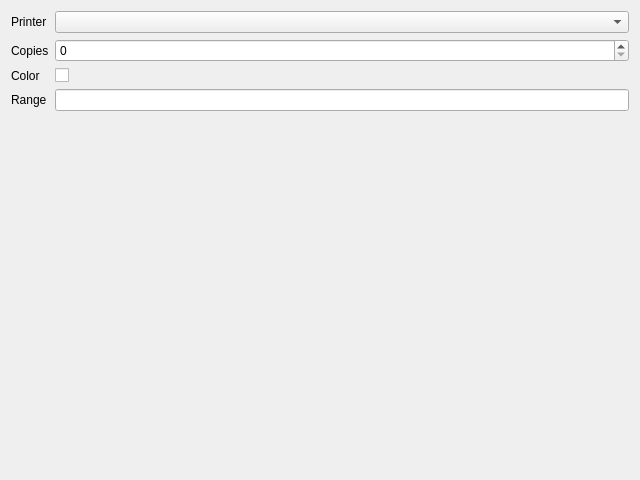
<?xml version="1.0" encoding="UTF-8"?>
<ui version="4.0">
 <class>PrinterDialog</class>
 <widget class="QDialog" name="PrinterDialog">
  <property name="geometry">
   <rect>
    <x>0</x>
    <y>0</y>
    <width>640</width>
    <height>480</height>
   </rect>
  </property>
  <property name="windowTitle">
   <string>Print</string>
  </property>
  <layout class="QFormLayout" name="formLayout">
   <item row="0" column="0">
    <widget class="QLabel" name="label_printerCombo">
     <property name="text">
      <string>Printer</string>
     </property>
     <property name="buddy">
      <cstring>printerCombo</cstring>
     </property>
    </widget>
   </item>
   <item row="0" column="1">
    <widget class="QComboBox" name="printerCombo"/>
   </item>
   <item row="1" column="0">
    <widget class="QLabel" name="label_copiesEdit">
     <property name="text">
      <string>Copies</string>
     </property>
     <property name="buddy">
      <cstring>copiesEdit</cstring>
     </property>
    </widget>
   </item>
   <item row="1" column="1">
    <widget class="QSpinBox" name="copiesEdit"/>
   </item>
   <item row="2" column="0">
    <widget class="QLabel" name="label_colorCheck">
     <property name="text">
      <string>Color</string>
     </property>
     <property name="buddy">
      <cstring>colorCheck</cstring>
     </property>
    </widget>
   </item>
   <item row="2" column="1">
    <widget class="QCheckBox" name="colorCheck"/>
   </item>
   <item row="3" column="0">
    <widget class="QLabel" name="label_rangeEdit">
     <property name="text">
      <string>Range</string>
     </property>
     <property name="buddy">
      <cstring>rangeEdit</cstring>
     </property>
    </widget>
   </item>
   <item row="3" column="1">
    <widget class="QLineEdit" name="rangeEdit"/>
   </item>
  </layout>
 </widget>
 <tabstops>
  <tabstop>printerCombo</tabstop>
  <tabstop>copiesEdit</tabstop>
  <tabstop>colorCheck</tabstop>
  <tabstop>rangeEdit</tabstop>
 </tabstops>
 <resources/>
 <connections/>
</ui>
